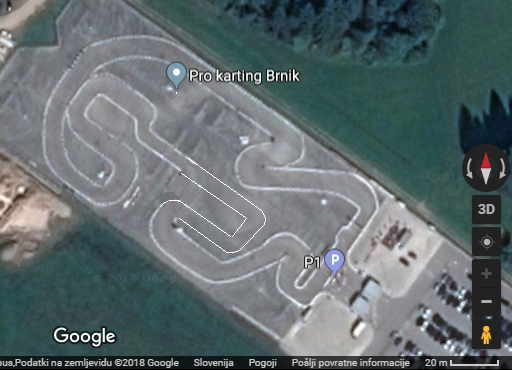
#> input picture brnik_track_snip.PNG, 512 x 370 px, found by its file name
$ python brnik_track_example.py
#> lines starting #> are read from the running program, lines starting #| are printed output that depends on the picture
### optimal_path_classes.py
import numpy as np
from scipy import interpolate
from matplotlib.animation import FuncAnimation
import matplotlib.pyplot as plt
from itertools import product
import random

class Gokart:
    """
    Gokart class, specifies parameters of gokart.

    :param mass: mass of gokart in kg, including the driver
    :type mass: float

    :param f_grip: Grip force in N (Newtons)
    :type f_grip: float

    :param max_speed: maximum possible speed of gokart in m/s
    :type max_speed: float

    """
    def __init__(self, mass, f_grip, f_motor, k_drag):
        self.mass = mass
        self.f_grip = f_grip
        self.f_motor = f_motor
        self.k_drag = k_drag

    def get_f_resistance(self, v):
        """
        Calculates resistance force according to gokart's speed.

        :param v: Gokart's speed in m/s
        :type v: float

        :return: Resistive force in Newtons
        :rtype: float
        """

        return self.k_drag * v**2.0 if v > 0 else 0

    def get_acceleration(self, v):
        """
        Calculates acceleration of the gokart by subtracting force of resistance
        with pull force of the motor. The result is then divided by gokart's
        mass.

        :param v: Gokart's speed in m/s
        :type v: float

        :return: Gokart acceleration in m^2/s
        :rtype: float
        """

        acc = (self.f_motor - self.get_f_resistance(v)) / self.mass

        return acc


class Path:
    """
    Path class, defines a specific path on the track

    :param pts: Points on the path, N by 2 array
    :type pts: np.array

    :param smooth_coef: smoothing coeffiecient for spline interpolation.
    :type smooth_coef: float

    :param num_interp_pts: number of interpolation points to be used in spline interpolation.
    :type num_interp_pts: int

    :param pix_to_m_ratio: Pixels to meter ratio coefficient for units of points
                           specified in pts parameter.
    :type pix_to_m_ratio: float
    """

    def __init__(self, pts, smooth_coef:float=0, num_interp_pts:int=1000, pix_to_m_ratio=1):
        self._pts = pts
        self._smooth_coef = smooth_coef
        self._num_interp_pts = num_interp_pts
        self._u = np.linspace(0, 1, self._num_interp_pts)
        self._pix_to_m_ratio = pix_to_m_ratio
        self._set_spline_interpolation_rep()
        self._set_radius()

    @property
    def num_interp_points(self):
        return self._num_interp_pts

    # [4 lines left out: function num_interp_points, not called in this run]

    @property
    def pts(self):
        return self._pts

    # [4 lines left out: function pts, not called in this run]

    @property
    def smooth_coef(self):
        return self._smooth_coef

    # [4 lines left out: function smooth_coef, not called in this run]

    @property
    def pix_to_m_ratio(self):
        return self._pix_to_m_ratio

    # [4 lines left out: function pix_to_m_ratio, not called in this run]

    def _set_spline_interpolation_rep(self):
        self._spline_interpolation_rep = interpolate.splprep([self.pts[:, 0] / self.pix_to_m_ratio,
                                         self.pts[:, 1] / self.pix_to_m_ratio],
                                         s=self.smooth_coef)[0]

    def get_interpolated_path(self, metric=True):
        """
        Returns interpolated path as a N by 2 array.

        :param metric: True, if calculated point's units should be in meters
                       (applicable only if pix_to_m_ratio was defined),
        :type metric: bool

        :return: N by 2 array of interpolated points, where N is specified
                 by num_interp_pts field.
        :rtype: np.array

        """
        interpolated_path = interpolate.splev(self._u, self._spline_interpolation_rep)
        interpolated_path = np.array(interpolated_path).T

        return interpolated_path if metric else interpolated_path * self.pix_to_m_ratio

    def _get_interp_path_der(self, order:int=1):
        """
        Calculates derivative of the interpolated path.

        :param order: Order of the derivative.
        :type order: int

        :return: N by 2 array of points which lie on the derivation path.
        """
        der = interpolate.spalde(self._u, self._spline_interpolation_rep)

        der_arr = np.array(der)

        return der_arr[:,:,order].T

    @property
    def radius(self):
        return self._radius

    def _set_radius(self):
        """
        Computes turning radius for each point on the track.
        """
        der1 = self._get_interp_path_der(order=1)
        der2 = self._get_interp_path_der(order=2)

        xd = der1[:, 0]
        yd = der1[:, 1]

        xdd = der2[:, 0]
        ydd = der2[:, 1]

        self._radius = ((xd**2 + yd**2)**3) / ((xd*ydd - yd*xdd)**2)

    def get_v_max(self, gokart: Gokart):
        """
        Calculates maximum possible (theoretical) gokart speed at each point on the path.
        This speed represents maximum speed at which gokart still doesn't slid.

        :param gokart: An instance of Gokart class
        :type gokart: Gokart

        :return: 1D array of size self.num_interp_points, each value represents
                 maximum possible speed of gokart at point on track.
        :rtype: np.array
        """

        v_max_arr = np.sqrt(gokart.f_grip * self.radius / gokart.mass)

        return v_max_arr

    @property
    def path_length(self, metric=True):
        """
        Returns path length.

        :param metric: True, if calculated point's units should be in meters
                       (applicable only if pix_to_m_ratio was defined),
        :type metric: bool

        :return: Calculated length of the path.
        :rtype: float
        """
        interp_path = self.get_interpolated_path(metric)

        path_len = np.sum(np.linalg.norm(np.diff(interp_path, axis=0), axis=1))

        return path_len

    def get_time_track(self, gokart: Gokart, dt, v0=0, max_loop_cnt=100000):
        """
        Gets time track of the path, which is a sequence of gokart's positions
        on the track at regular intervals. The positions are calculated by
        running a simulation.

        :param gokart: Gokart object
        :type gokart: Gokart

        :param dt: Time interval in seconds.
        :type dt: float

        :param v0: Starting speed of the gokart in m/s.
        :type v0:  float

        :param max_loop_cnt: Maximum loop count for the simulation loop.
                             If loop counter increases beyond this value,
                             an error will be raised.
        :type max_loop_cnt: int

        :return: (time_vec, time_track), where time_vec is a time vector of
                 length N and time_track is an N by 2 array which defines
                  gokart's positions.
        :rtype: tuple of np.array

        """
        p_norm_lst = []
        len_path = self.path_length

        # get interpolation function for maximum speed
        v_max_interp = interpolate.interp1d(self._u, self.get_v_max(gokart))

        v = v0
        p_norm = 0
        loop_cnt = 0
        total_time = 0
        time_vec = []
        while True:

            # if normalised position is more than 1 that means that path is finished
            if p_norm > 1:
                break

            # get speed for next iteration
            v = v + dt*gokart.get_acceleration(v)

            # check if calculated speed is more than theoretically fastest for
            # current path radius
            v_max_interp_eval = float(v_max_interp(p_norm))
            if v > v_max_interp_eval:
                v = v_max_interp_eval

            # get normalised position for next iteration
            p_norm = p_norm + dt * v / len_path
            p_norm_lst.append(p_norm)

            # increment loop counter and check if max number of loops is exceeded
            loop_cnt += 1
            if loop_cnt > max_loop_cnt:
                raise RuntimeError("Maximum number of loops exceeded.")

            time_vec.append(total_time)
            total_time += dt

        time_vec = np.array(time_vec)
        p_norm_arr = np.array(p_norm_lst)

        return time_vec, interpolate.splev(p_norm_arr, self._spline_interpolation_rep)


class Track:
    """
    Track class, defines the track which contains all path combinations on
    which the gokart could drive.

    :param border_pts: Border points of the track. An array of N by 2,
                       where N should be an even number. Border points define
                       lines which run along and perpendicular to track.
    :type: border_pts: np.array

    :param points_on_line: Defines how many points should be put to each defined line.
    :type points_on_line: int

    :param pix_to_m_ratio: Pixels to meter ratio coefficient for units of points
                           specified in pts parameter.
    :type pix_to_m_ratio: float


    """
    def __init__(self, border_pts, points_on_line=2, pix_to_m_ratio=1):
        self.border_pts = border_pts
        self.pix_to_m_ratio = pix_to_m_ratio

        if border_pts.shape[0] % 2 != 0:
            raise ValueError("Number of points in 'border_pts' array should be even.")

        self._num_lines = int(border_pts.shape[0] / 2)

        self._points_on_line = points_on_line

        self._set_interpolated_track_points_mat()

    @property
    def num_lines(self):
        return self._num_lines

    # [5 lines left out: function num_lines, not called in this run]

    @property
    def points_on_line(self):
        return self._points_on_line

    # [5 lines left out: function points_on_line, not called in this run]

    def _set_interpolated_track_points_mat(self):
        points_arr = []
        for i in range(self.num_lines):
            line_rep,u = interpolate.splprep([self.border_pts[i*2:i*2+2,0],
                                             self.border_pts[i*2:i*2+2,1]],
                                             k=1,
                                             s=0)

            line_pts = interpolate.splev(np.linspace(0, 1, self.points_on_line), line_rep)
            points_arr.append(np.array(line_pts).T)

        self._interpolated_track_points_mat = points_arr

    @property
    def interpolated_track_points_mat(self):
        """
        Returns point positions for each of the defined line on a track.

        :return: Point positions in a list, where length of list is equal to
                 number of lines on a track. Each list entry contains M points,
                 where M is specified by points_on_line object field.
        """

        return self._interpolated_track_points_mat

    def _get_path_point_mat(self, point_inds):
        """
        Returns sequence of points, which define one possible path on the track.

        :param point_inds: List of length N, where N is equal to num_lines
                           object field. For each index i, the following should
                           be true: 0 <= i < M, where M is equal to
                           points_on_line object field value.
        :type point_inds: list

        :return: N by 2 matrix of points, which define a path.
        :rtype: np.array
        """
        path_point_mat = np.array(self.interpolated_track_points_mat)

        return path_point_mat[np.arange(self.num_lines), point_inds, :]


    def get_random_path(self, smooth_coef=0, num_interp_points=1000):
        """
        Returns one random path from all of the possible paths on the track.

        :param smooth_coef: Smoothing coefficient used in interpolation.
        :type smooth_coef: float

        :param num_interp_points: Number of interpolation points.
        :type num_interp_points: int

        :return: Path object
        :rtype: Path
        """

        # generate list of random point indexes for each line
        rand_point_inds = [random.randint(0, self.points_on_line-1) for _ in range(self.num_lines)]

        # get matrix of points on the path based on the random indexes
        path_point_mat = self._get_path_point_mat(rand_point_inds)

        return Path(path_point_mat,
                    smooth_coef=smooth_coef,
                    num_interp_pts=num_interp_points,
                    pix_to_m_ratio=self.pix_to_m_ratio)

    # [29 lines left out: function paths, not called in this run]


class GokartDriveAnimation:
    """
    Class which contains useful functions for showing animations of gokart's
    driving.

    :param track_image_arr: Array of image of the track.
    :type track_image_arr: np.array

    :param path: Gokart's driving path.
    :type path: Path

    :param gokart: Gokart which is driving on the path.
    :type gokart: Gokart

    :param dt: Time interval for the driving simulation
    :type dt: float

    :param pstyle: Style of the point which represents the gokart in the animation.
    :type pstyle: str

    :param interval: refresh interval for the animation in ms.
    :type interval: int
    """
    def __init__(self, track_image_arr, path: Path, gokart: Gokart, dt=0.1, pstyle='ro', interval=10):
        self.track_image_arr = track_image_arr
        self.path = path
        self.gokart = gokart
        self.pstyle = pstyle
        self.interval = interval

        if path:
            _, self.ttrack = path.get_time_track(gokart, dt=dt)

    def show(self):
        """
        Shows animation.
        """
        fig = plt.figure()
        axes = fig.add_subplot(111)
        axes.imshow(self.track_image_arr)

        point, = axes.plot([self.ttrack[0][0] * self.path.pix_to_m_ratio],
                           [self.ttrack[1][0] * self.path.pix_to_m_ratio],
                           self.pstyle)

        def ani(coords):
            point.set_data([coords[0] * self.path.pix_to_m_ratio],
                           [coords[1] * self.path.pix_to_m_ratio])
            return point

        def frames():
            for x_tt, y_tt in zip(self.ttrack[0], self.ttrack[1]):
                yield x_tt, y_tt

        ani = FuncAnimation(fig, ani, frames=frames, interval=self.interval)

        plt.show()


# [2 lines that do not run on import are left out]

### brnik_track_example.py
import matplotlib.pyplot as plt
import imageio
import numpy as np
import os
from optimal_path_classes import Gokart, Track, GokartDriveAnimation

# read image on which track is visible
track_image_arr = imageio.imread('brnik_track_snip.png')
#> track_image_arr is the input picture: shape (370, 512, 4); mean R, G, B, A 96.5, 108.1, 110.4, 255

# load predefined track points from a .npy file, if they are not already defined, open track image
# for user to define them by clicking on the track borders
pts_filename = 'points.npy'
if os.path.isfile(pts_filename):
    points = np.load(pts_filename)
#> (reads examples/points.npy from the repository)
else:
    # here, user is prompted to click border points. When finished, click wheel button on mouse to stop
    fig = plt.figure()
    axes = fig.add_subplot(111)
    axes.imshow(track_image_arr)
    points = np.array(plt.ginput(500, timeout=150))
    np.save(pts_filename, points)
    plt.close()

# show image with defined border points
fig_pts = plt.figure()
axes_pts = fig_pts .add_subplot(111)
axes_pts.imshow(track_image_arr)
axes_pts.plot(points[:,0], points[:,1], 'r+')

# first two clicked points are used as a reference to determine the scale of image (bottom right corner of image)
unit_pts = points[:2,:]

ref_dist = 20  # distance of reference marking on image in meters (bottom right corner)
pix_per_m = np.linalg.norm(unit_pts[0,:] - unit_pts[1,:]) / ref_dist

# create Gokart instance
gokart = Gokart(mass=200, f_grip=200, f_motor=2000, k_drag=0.6125)

# create track from defined points, ignore first two points which were used for reference distance
track = Track(points[2:,:], points_on_line=5, pix_to_m_ratio=pix_per_m)

# get all waypoints by interpolating additional points between each two border points on track
all_pts = np.array(track.interpolated_track_points_mat)
all_pts = all_pts.reshape([all_pts.shape[0]*track.points_on_line,2])

# find optimal path using Monte Carlo method, redraw path each time better one is found
N = int(100)
t_min = np.inf

# open figure to draw found paths
fig = plt.figure()
axes = fig.add_subplot(111)
for _ in range(N):
    path = track.get_random_path()

    # calculate time needed to complete the track using defined gokart
    tvec,_ = path.get_time_track(gokart, 0.1)

    # check if this path is better in terms of time needed to complete it
    path_duration = tvec[-1]
    if path_duration < t_min:

        t_min = path_duration
        opt_path = path

        interpolated_path = path.get_interpolated_path(metric=False)

        # redraw new path
        axes.cla()
        axes.imshow(track_image_arr)
        axes.plot(all_pts[:, 0], all_pts[:, 1], 'r+')
        axes.plot(interpolated_path[:, 0], interpolated_path[:, 1])

        plt.draw()
        plt.pause(0.3)

        print("New optimal path found! Duration of driving: {:.3f} seconds".format(t_min))
#> this loop made 100 passes
#> pass 1, `plt.pause(0.3)`:
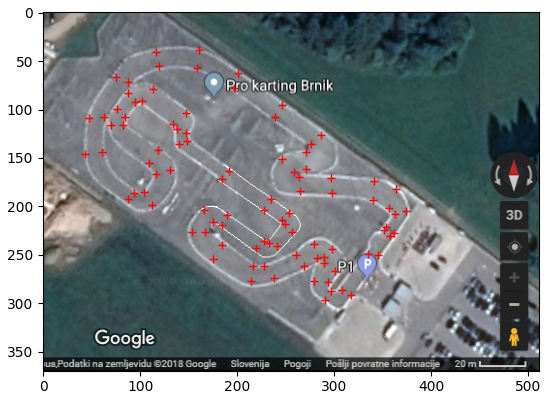
#> figure drawn by matplotlib, 1 panel
#> pass 1, `plt.pause(0.3)`:
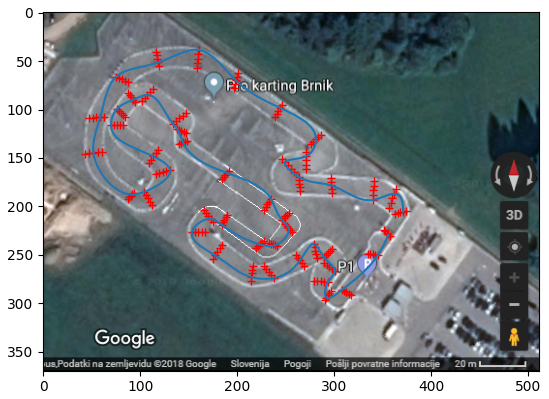
#> figure drawn by matplotlib, 1 panel
#> after the loop, interpolated_path = 1000 pairs, first value 44.62 to 365.7, second value 47.81 to 295.8; t_min = 74.9

gda = GokartDriveAnimation(track_image_arr, opt_path, gokart)
#> ``:
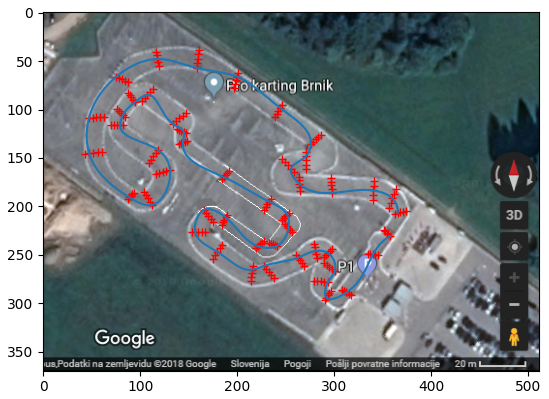
#> figure drawn by matplotlib, 1 panel
gda.show()
